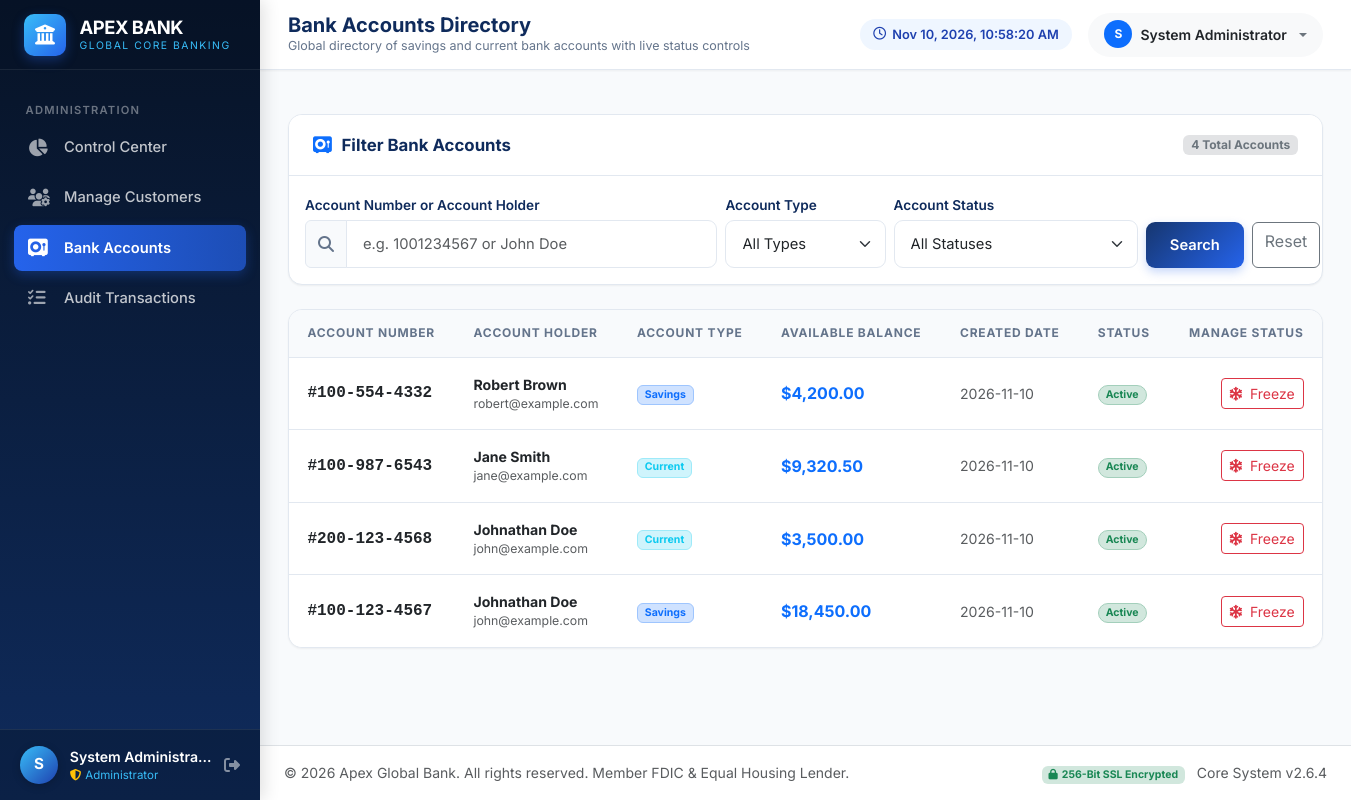
/admin/accounts (signed in), run on the app's committed database.
### models.py (models this page shows, shortened)
class User(db.Model):
    __tablename__ = 'users'
    id = db.Column(db.Integer, primary_key=True)
    username = db.Column(db.String(50), unique=True, nullable=False, index=True)
    email = db.Column(db.String(120), unique=True, nullable=False, index=True)
    password_hash = db.Column(db.String(255), nullable=False)
    full_name = db.Column(db.String(100), nullable=False)
    phone = db.Column(db.String(20), nullable=True)
    address = db.Column(db.String(255), nullable=True)
    role = db.Column(db.String(20), nullable=False, default='customer')  # 'customer' or 'admin'
    is_active = db.Column(db.Boolean, default=True)
    created_at = db.Column(db.DateTime, default=utc_now)
    accounts = db.relationship('Account', backref='user', lazy=True, cascade='all, delete-orphan')
    notifications = db.relationship('Notification', backref='user', lazy=True, cascade='all, delete-orphan')

class Account(db.Model):
    __tablename__ = 'accounts'
    id = db.Column(db.Integer, primary_key=True)
    user_id = db.Column(db.Integer, db.ForeignKey('users.id'), nullable=False)
    account_number = db.Column(db.String(20), unique=True, nullable=False, index=True)
    account_type = db.Column(db.String(20), nullable=False, default='Savings')  # 'Savings' or 'Current'
    balance = db.Column(db.Numeric(15, 2), nullable=False, default=Decimal('0.00'))
    status = db.Column(db.String(20), nullable=False, default='Active')  # 'Active', 'Inactive', 'Suspended'
    created_at = db.Column(db.DateTime, default=utc_now)
    transactions = db.relationship('Transaction', backref='account', lazy=True, cascade='all, delete-orphan', order_by='desc(Transaction.timestamp)')
    @property
    def formatted_account_number(self):
        s = str(self.account_number)
        if len(s) == 10:
            return f"{s[:3]}-{s[3:6]}-{s[6:]}"
        return s

### routes/admin_routes.py (the view, shortened to what this page needs)
@admin_bp.route('/accounts')
@admin_required
def accounts():
    search_query = request.args.get('q', '').strip()
    status_filter = request.args.get('status', '')
    type_filter = request.args.get('type', '')
    query = Account.query.join(User)
    if status_filter:
        query = query.filter(Account.status == status_filter)
    if type_filter:
        query = query.filter(Account.account_type == type_filter)
    all_accounts = query.order_by(Account.created_at.desc()).all()
    return render_template(
        'admin/accounts.html',
        accounts=all_accounts,
        search_query=search_query,
        status_filter=status_filter,
        type_filter=type_filter
    )

### templates/admin/accounts.html (shortened to what this page needs)
{% extends "base.html" %}
{% block page_title %}Bank Accounts Directory{% endblock %}
{% block page_subtitle %}Global directory of savings and current bank accounts with live status controls{% endblock %}
{% block content %}
<div class="bank-card mb-4">
  <div class="bank-card-header">
    <h3 class="bank-card-title">
      <i class="fa-solid fa-vault text-primary"></i> Filter Bank Accounts
    </h3>
    <span class="badge bg-secondary-subtle text-secondary">{{ accounts|length }} Total Accounts</span>
  </div>
  <div class="bank-card-body p-3">
    <form method="GET" action="{{ url_for('admin.accounts') }}" class="row g-2 align-items-end">
      <div class="col-md-5">
        <label class="form-label small mb-1" for="q">Account Number or Account Holder</label>
        <div class="input-group">
          <span class="input-group-text"><i class="fa-solid fa-magnifying-glass"></i></span>
          <input type="text" class="form-control" id="q" name="q" value="{{ search_query }}" placeholder="e.g. 1001234567 or John Doe">
        </div>
      </div>
      <div class="col-md-2">
        <label class="form-label small mb-1" for="type">Account Type</label>
        <select class="form-select" id="type" name="type">
          <option value="">All Types</option>
        </select>
      </div>
      <div class="col-md-3">
        <label class="form-label small mb-1" for="status">Account Status</label>
        <select class="form-select" id="status" name="status">
          <option value="">All Statuses</option>
        </select>
      </div>
      <div class="col-md-2 d-flex gap-2">
        <button type="submit" class="btn btn-bank-primary flex-fill">Search</button>
        <a href="{{ url_for('admin.accounts') }}" class="btn btn-outline-secondary" title="Reset">Reset</a>
      </div>
    </form>
  </div>
</div>
<div class="bank-card">
  <div class="bank-card-body p-0">
    <div class="bank-table-responsive">
      <table class="bank-table">
        <thead>
          <tr>
            <th>Account Number</th>
            <th>Account Holder</th>
            <th>Account Type</th>
            <th>Available Balance</th>
            <th>Created Date</th>
            <th>Status</th>
            <th class="text-end">Manage Status</th>
          </tr>
        </thead>
        <tbody>
          {% if accounts %}
            {% for acc in accounts %}
            <tr>
              <td>
                <span class="font-monospace fw-bold text-dark fs-6">#{{ acc.formatted_account_number }}</span>
              </td>
              <td>
                <a href="{{ url_for('admin.customer_detail', user_id=acc.user.id) }}" class="fw-bold text-dark text-decoration-none">
                  {{ acc.user.full_name }}
                </a>
                <div class="text-muted small">{{ acc.user.email }}</div>
              </td>
              <td>
                <span class="badge {% if acc.account_type == 'Savings' %}bg-primary-subtle text-primary border border-primary-subtle{% else %}bg-info-subtle text-info border border-info-subtle{% endif %}">
                  {{ acc.account_type }}
                </span>
              </td>
              <td>
                <span class="fw-bold text-primary fs-6">${{ "{:,.2f}".format(acc.balance) }}</span>
              </td>
              <td class="text-muted small">
                {{ acc.created_at.strftime('%Y-%m-%d') }}
              </td>
              <td>
                <span class="badge {% if acc.status == 'Active' %}bg-success-subtle text-success border border-success-subtle{% elif acc.status == 'Suspended' %}bg-danger-subtle text-danger border border-danger-subtle{% else %}bg-secondary-subtle text-secondary{% endif %} rounded-pill">
                  {{ acc.status }}
                </span>
              </td>
              <td class="text-end">
                <form method="POST" action="{{ url_for('admin.toggle_account_status', account_id=acc.id) }}" class="d-inline-flex gap-1" onsubmit="return confirm('Change status for account #{{ acc.account_number }}?');">
                  {% if acc.status == 'Active' %}
                    <button type="submit" class="btn btn-sm btn-outline-danger" title="Freeze Account">
                      <i class="fa-solid fa-snowflake me-1"></i> Freeze
                    </button>
                  {% else %}
                    <input type="hidden" name="new_status" value="Active">
                    <button type="submit" class="btn btn-sm btn-outline-success" title="Activate Account">
                      <i class="fa-solid fa-check me-1"></i> Activate
                    </button>
                  {% endif %}
                </form>
              </td>
            </tr>
            {% endfor %}
          {% else %}
            <tr>
              <td colspan="7" class="text-center py-5 text-muted">
                No bank accounts found matching criteria.
              </td>
            </tr>
          {% endif %}
        </tbody>
      </table>
    </div>
  </div>
</div>
{% endblock %}

### templates/base.html (shortened to what this page needs)
<!DOCTYPE html>
<html lang="en">
<head>
  <link href="https://cdn.jsdelivr.net/npm/bootstrap@5.3.3/dist/css/bootstrap.min.css" rel="stylesheet">
  <link rel="stylesheet" href="https://cdnjs.cloudflare.com/ajax/libs/font-awesome/6.5.1/css/all.min.css">
  <link rel="stylesheet" href="{{ url_for('static', filename='css/style.css') }}">
</head>
<body>
<div class="app-wrapper">
  {% if session.get('user_id') %}
  <aside class="sidebar">
    <div class="sidebar-brand">
      <div class="brand-icon-box">
        <i class="fa-solid fa-building-columns"></i>
      </div>
      <div>
        <div class="brand-text">APEX BANK</div>
        <span class="brand-subtext">GLOBAL CORE BANKING</span>
      </div>
    </div>
    <div class="sidebar-nav">
      {% if session.get('user_role') == 'admin' %}
        <div class="nav-section-title">Administration</div>
        <div class="sidebar-item">
          <a href="{{ url_for('admin.dashboard') }}" class="sidebar-link {% if request.endpoint == 'admin.dashboard' %}active{% endif %}">
            <i class="fa-solid fa-chart-pie"></i> Control Center
          </a>
        </div>
        <div class="sidebar-item">
          <a href="{{ url_for('admin.customers') }}" class="sidebar-link {% if request.endpoint in ['admin.customers', 'admin.customer_detail'] %}active{% endif %}">
            <i class="fa-solid fa-users-gear"></i> Manage Customers
          </a>
        </div>
        <div class="sidebar-item">
          <a href="{{ url_for('admin.accounts') }}" class="sidebar-link {% if request.endpoint == 'admin.accounts' %}active{% endif %}">
            <i class="fa-solid fa-vault"></i> Bank Accounts
          </a>
        </div>
        <div class="sidebar-item">
          <a href="{{ url_for('admin.transactions') }}" class="sidebar-link {% if request.endpoint == 'admin.transactions' %}active{% endif %}">
            <i class="fa-solid fa-list-check"></i> Audit Transactions
          </a>
        </div>
      {% endif %}
    </div>
    <div class="sidebar-user">
      <div class="sidebar-user-avatar">
        {{ session.get('full_name', 'U')[0] }}
      </div>
      <div class="sidebar-user-info">
        <div class="sidebar-user-name">{{ session.get('full_name') }}</div>
        <div class="sidebar-user-role">
          {% if session.get('user_role') == 'admin' %}
            <i class="fa-solid fa-shield-halved text-warning me-1"></i>Administrator
          {% else %}
            <i class="fa-solid fa-shield-check text-info me-1"></i>Verified Customer
          {% endif %}
        </div>
      </div>
      <a href="{{ url_for('auth.logout') }}" class="text-white-50 hover-text-white ms-2" title="Secure Logout">
        <i class="fa-solid fa-right-from-bracket"></i>
      </a>
    </div>
  </aside>
  {% endif %}
  <div class="main-content {% if not session.get('user_id') %}w-100 ms-0{% endif %}">
    {% if session.get('user_id') %}
    <header class="top-header">
      <div class="d-flex align-items-center">
        <div class="header-title-box">
          <h1>{% block page_title %}Overview{% endblock %}</h1>
          <p>{% block page_subtitle %}Apex Secure Core Banking Platform{% endblock %}</p>
        </div>
      </div>
      <div class="header-actions">
        <div class="header-time-badge d-none d-md-flex">
          <i class="fa-regular fa-clock"></i>
          <span id="liveClock">Loading...</span>
        </div>
        <div class="dropdown">
          <button class="btn btn-outline-secondary dropdown-toggle d-flex align-items-center gap-2 border-0 bg-light py-2 px-3 rounded-pill" type="button" data-bs-toggle="dropdown">
            <span class="badge bg-primary rounded-circle p-2" style="width:28px;height:28px;display:flex;align-items:center;justify-content:center;">
              {{ session.get('full_name', 'U')[0] }}
            </span>
            <span class="d-none d-sm-inline fw-semibold small text-dark">{{ session.get('full_name') }}</span>
          </button>
        </div>
      </div>
    </header>
    {% endif %}
    <div class="container-fluid px-4 pt-3">
    </div>
    <main class="page-container">
      {% block content %}{% endblock %}
    </main>
    {% if session.get('user_id') %}
    <footer class="mt-auto py-3 bg-white border-top text-center text-muted small">
      <div class="container-fluid d-flex flex-column flex-sm-row justify-content-between align-items-center px-4">
        <div>
          &copy; {{ 2026 }} {{ bank_name }}. All rights reserved. Member FDIC & Equal Housing Lender.
        </div>
        <div class="mt-2 mt-sm-0">
          <span class="badge bg-success-subtle text-success me-2"><i class="fa-solid fa-lock me-1"></i>256-Bit SSL Encrypted</span>
          <span class="text-muted">Core System v2.6.4</span>
        </div>
      </div>
    </footer>
    {% endif %}
  </div>
</div>
</body>
</html>

### data on the page
User: get "System Administrator"
Account: formatted_account_number "100-554-4332", user.full_name "Robert Brown", user.email "robert@example.com", account_type "Savings", balance "4,200.00", created_at "2026-11-10", status "Active", shows "Freeze"
Account: formatted_account_number "100-987-6543", user.full_name "Jane Smith", user.email "jane@example.com", account_type "Current", balance "9,320.50", created_at "2026-11-10", status "Active", shows "Freeze"
Account: formatted_account_number "200-123-4568", user.full_name "Johnathan Doe", user.email "john@example.com", account_type "Current", balance "3,500.00", created_at "2026-11-10", status "Active", shows "Freeze"
Account: formatted_account_number "100-123-4567", user.full_name "Johnathan Doe", user.email "john@example.com", account_type "Savings", balance "18,450.00", created_at "2026-11-10", status "Active", shows "Freeze"

### other printed values
{{ session.get('full_name', 'U')[0] }} "S"
{{ accounts|length }} "4"
{{ 2026 }} "2026"
{{ bank_name }} "Apex Global Bank"
